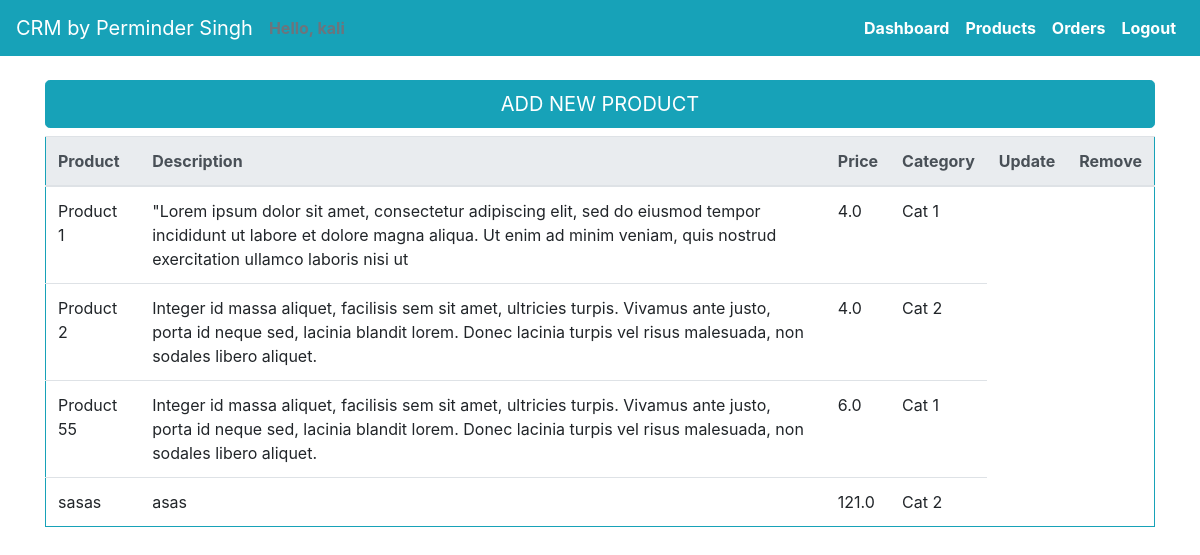
Screenshot of /products/ (signed in) with the database file from the repository.
### users/models.py (models this page shows, shortened)
class Product(models.Model):
	CATEGORY = (
		('Cat 1 ', 'Cat 1 '),
		('Cat 2 ', 'Cat 2 '),
		('Cat 3 ', 'Cat 3 '),
		)
	name = models.CharField(max_length=200, null=True)
	description = models.CharField(max_length=200, null=True)
	price = models.FloatField(null=True)
	category = models.CharField(max_length = 200, null=True, choices=CATEGORY)
	date_created  = models.DateTimeField(auto_now_add=True)

### users/views.py (the view)
# urls.py: path('products/',views.products , name="products"),
@login_required(login_url='login')
def products(request):
	products = Product.objects.all()
	context = {"products" :products}
	return render (request, 'products.html', context)

### users/templates/products.html
{% extends 'base.html' %}
{% block navbar %}
{% include 'navbar.html' %}
{% endblock navbar %}
{% block content %}
<div class="container mt-4 ">
    <div class="row">
        <div class="col  mx-auto">
            <a href="{% url 'newProduct' %}"><button class="btn btn-info btn-lg btn-block">ADD NEW PRODUCT</button></a>
            <table class="table mt-2 border border-info">
                <thead class="thead-light">
                    <tr>
                        <th scope="col">Product</th>
                        <th scope="col">Description</th>
                        <th scope="col">Price</th>
                        <th scope="col">Category</th>
                        <th scope="col">Update</th>
                        <th scope="col">Remove</th>
                    </tr>
                </thead>
                <tbody>
                    {% for cx in products %}
                    <tr>
                        <td> {{ cx.name }} </td>
                        <td>{{ cx.description }}</td>
                        <td>{{ cx.price }}</td>
                        <td>{{ cx.category}}</td>
                    </tr>
                    {% endfor %}
                </tbody>
            </table>
        </div>
    </div>
</div>
{% endblock %}

### rows the page displays
Product: name "Product 1", description "\"Lorem ipsum dolor sit amet, consectetur adipiscing elit, sed do eiusmod tempor incididunt ut labore et dolore magna aliqua. Ut enim ad minim veniam, quis nostrud exercitation ullamco laboris nisi ut", price "4.0", category "Cat 1"
Product: name "Product 2", description "Integer id massa aliquet, facilisis sem sit amet, ultricies turpis. Vivamus ante justo, porta id neque sed, lacinia blandit lorem. Donec lacinia turpis vel risus malesuada, non sodales libero aliquet.", price "4.0", category "Cat 2"
Product: name "Product 55", description "Integer id massa aliquet, facilisis sem sit amet, ultricies turpis. Vivamus ante justo, porta id neque sed, lacinia blandit lorem. Donec lacinia turpis vel risus malesuada, non sodales libero aliquet.", price "6.0", category "Cat 1"
Product: name "sasas", description "asas", price "121.0", category "Cat 2"
